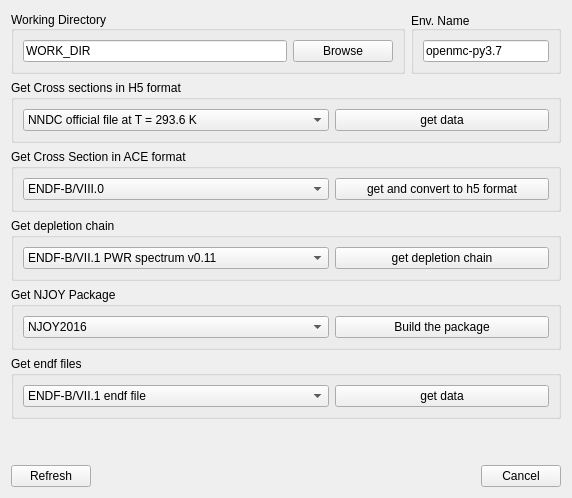
         <widget class="QWidget" name="tab_get_XS">
          <attribute name="title">
           <string>Get Cross Sections</string>
          </attribute>
          <layout class="QGridLayout" name="gridLayout_36">
           <item row="0" column="0">
            <layout class="QGridLayout" name="gridLayout_6">
             <item row="0" column="0">
              <layout class="QHBoxLayout" name="horizontalLayout">
               <item>
                <widget class="QGroupBox" name="gB_WorkDir_XS">
                 <property name="minimumSize">
                  <size>
                   <width>0</width>
                   <height>50</height>
                  </size>
                 </property>
                 <property name="maximumSize">
                  <size>
                   <width>16777215</width>
                   <height>80</height>
                  </size>
                 </property>
                 <property name="title">
                  <string>Working Directory</string>
                 </property>
                 <property name="alignment">
                  <set>Qt::AlignLeading|Qt::AlignLeft|Qt::AlignVCenter</set>
                 </property>
                 <layout class="QGridLayout" name="gridLayout_38">
                  <item row="0" column="0">
                   <widget class="QLineEdit" name="WORKDIR_XS">
                    <property name="minimumSize">
                     <size>
                      <width>100</width>
                      <height>0</height>
                     </size>
                    </property>
                    <property name="maximumSize">
                     <size>
                      <width>306</width>
                      <height>16777215</height>
                     </size>
                    </property>
                    <property name="toolTip">
                     <string>&lt;html&gt;&lt;head/&gt;&lt;body&gt;&lt;p&gt;Directory where OpenMC scripts, libraries and binaries will be installed&lt;/p&gt;&lt;/body&gt;&lt;/html&gt;</string>
                    </property>
                    <property name="whatsThis">
                     <string>&lt;html&gt;&lt;head/&gt;&lt;body&gt;&lt;p&gt;Directory where OpenMC will be insstalled if Install in Conda and Install Editable are disabled. Otherwise it is not used and readonly&lt;/p&gt;&lt;/body&gt;&lt;/html&gt;</string>
                    </property>
                    <property name="text">
                     <string>WORK_DIR</string>
                    </property>
                    <property name="echoMode">
                     <enum>QLineEdit::Normal</enum>
                    </property>
                   </widget>
                  </item>
                  <item row="0" column="1">
                   <widget class="QPushButton" name="pB_Browse_XS">
                    <property name="minimumSize">
                     <size>
                      <width>100</width>
                      <height>0</height>
                     </size>
                    </property>
                    <property name="text">
                     <string>Browse</string>
                    </property>
                   </widget>
                  </item>
                 </layout>
                </widget>
               </item>
               <item>
                <widget class="QGroupBox" name="groupBox_13">
                 <property name="minimumSize">
                  <size>
                   <width>0</width>
                   <height>50</height>
                  </size>
                 </property>
                 <property name="maximumSize">
                  <size>
                   <width>150</width>
                   <height>80</height>
                  </size>
                 </property>
                 <property name="title">
                  <string>Env. Name</string>
                 </property>
                 <property name="alignment">
                  <set>Qt::AlignBottom|Qt::AlignLeading|Qt::AlignLeft</set>
                 </property>
                 <layout class="QGridLayout" name="gridLayout_37">
                  <item row="0" column="0">
                   <widget class="QLineEdit" name="Env_Name_XS">
                    <property name="text">
                     <string>openmc-py3.7</string>
                    </property>
                   </widget>
                  </item>
                 </layout>
                </widget>
               </item>
              </layout>
             </item>
             <item row="1" column="0">
              <layout class="QGridLayout" name="gridLayout_40">
               <item row="0" column="0">
                <widget class="QGroupBox" name="gB_XS_ACE_2">
                 <property name="minimumSize">
                  <size>
                   <width>550</width>
                   <height>50</height>
                  </size>
                 </property>
                 <property name="maximumSize">
                  <size>
                   <width>1000</width>
                   <height>80</height>
                  </size>
                 </property>
                 <property name="title">
                  <string>Get Cross sections in H5 format</string>
                 </property>
                 <layout class="QGridLayout" name="gridLayout_39">
                  <item row="0" column="0">
                   <widget class="QComboBox" name="XS_Eval_H5_cB">
                    <property name="minimumSize">
                     <size>
                      <width>306</width>
                      <height>0</height>
                     </size>
                    </property>
                    <property name="maximumSize">
                     <size>
                      <width>306</width>
                      <height>16777215</height>
                     </size>
                    </property>
                    <item>
                     <property name="text">
                      <string>NNDC official file at T = 293.6 K</string>
                     </property>
                    </item>
                    <item>
                     <property name="text">
                      <string>ENDF-B/VIII.0 official file at T = 250 K, 293.6 K, 600 K, 900 K, 1200 K, and 2500 K</string>
                     </property>
                    </item>
                    <item>
                     <property name="text">
                      <string>ENDF-B/VII.1 official file at T = 250 K, 293.6 K, 600 K, 900 K, 1200 K, and 2500 K</string>
                     </property>
                    </item>
                    <item>
                     <property name="text">
                      <string>JEFF-3.3 official file at T = 250 K, 293.6 K, 600 K, 900 K, 1200 K, and 2500 K</string>
                     </property>
                    </item>
                    <item>
                     <property name="text">
                      <string>MCNP_ENDF-B/VIII.0 at T = 0.1 K, 250 K, 293.6 K, 600 K, 900 K, 1200 K, and 2500 K</string>
                     </property>
                    </item>
                    <item>
                     <property name="text">
                      <string>MCNP_ENDF-B/VII.1 at T = 0.1 K, 250 K, 293.6 K, 600 K, 900 K, 1200 K, and 2500 K</string>
                     </property>
                    </item>
                    <item>
                     <property name="text">
                      <string>MCNP_ENDF-B/VII.0 at T = 293.6 K, 600 K, 900 K, 1200 K, and 2500 K</string>
                     </property>
                    </item>
                    <item>
                     <property name="text">
                      <string>ACE2H5_JEFF-3.3 converted to H5 file at T = 293.6 K, 600 K, 900 K, 1200 K, 1500 K, and 1800 K</string>
                     </property>
                    </item>
                    <item>
                     <property name="text">
                      <string>ACE2H5_JEFF-3.2 converted to H5 file at T = 293.6 K, 600 K, 900 K, 1200 K, 1500 K, and 1800 K</string>
                     </property>
                    </item>
                   </widget>
                  </item>
                  <item row="0" column="1">
                   <widget class="QPushButton" name="pB_get_XS_H5">
                    <property name="minimumSize">
                     <size>
                      <width>200</width>
                      <height>0</height>
                     </size>
                    </property>
                    <property name="text">
                     <string>get data</string>
                    </property>
                   </widget>
                  </item>
                 </layout>
                </widget>
               </item>
              </layout>
             </item>
             <item row="2" column="0">
              <layout class="QHBoxLayout" name="horizontalLayout_7">
               <item>
                <widget class="QGroupBox" name="gB_XS_ACE">
                 <property name="minimumSize">
                  <size>
                   <width>550</width>
                   <height>50</height>
                  </size>
                 </property>
                 <property name="maximumSize">
                  <size>
                   <width>1000</width>
                   <height>80</height>
                  </size>
                 </property>
                 <property name="title">
                  <string>Get Cross Section in ACE format</string>
                 </property>
                 <layout class="QGridLayout" name="gridLayout_41">
                  <item row="0" column="0">
                   <widget class="QComboBox" name="XS_eval_ACE_cB">
                    <property name="minimumSize">
                     <size>
                      <width>306</width>
                      <height>0</height>
                     </size>
                    </property>
                    <property name="maximumSize">
                     <size>
                      <width>306</width>
                      <height>16777215</height>
                     </size>
                    </property>
                    <item>
                     <property name="text">
                      <string>ENDF-B/VIII.0</string>
                     </property>
                    </item>
                    <item>
                     <property name="text">
                      <string>ENDF-B/VII.1 T=293.6K</string>
                     </property>
                    </item>
                    <item>
                     <property name="text">
                      <string>ENDF-B/VII.1 T=300K</string>
                     </property>
                    </item>
                    <item>
                     <property name="text">
                      <string>JEFF-3.3 T=293K</string>
                     </property>
                    </item>
                    <item>
                     <property name="text">
                      <string>JEFF-3.3 T=600K</string>
                     </property>
                    </item>
                    <item>
                     <property name="text">
                      <string>JEFF-3.3 T=900K</string>
                     </property>
                    </item>
                    <item>
                     <property name="text">
                      <string>JEFF-3.3 T=1200K</string>
                     </property>
                    </item>
                    <item>
                     <property name="text">
                      <string>JEFF-3.3 T=1500K</string>
                     </property>
                    </item>
                    <item>
                     <property name="text">
                      <string>JEFF-3.3 T=1800K</string>
                     </property>
                    </item>
                    <item>
                     <property name="text">
                      <string>JEFF-3.3 TSL S(a,b) matrix</string>
                     </property>
                    </item>
                   </widget>
                  </item>
                  <item row="0" column="1">
                   <widget class="QPushButton" name="pB_get_XS_ACE">
                    <property name="minimumSize">
                     <size>
                      <width>200</width>
                      <height>0</height>
                     </size>
                    </property>
                    <property name="text">
                     <string>get and convert to h5 format</string>
                    </property>
                   </widget>
                  </item>
                 </layout>
                </widget>
               </item>
              </layout>
             </item>
             <item row="3" column="0">
              <layout class="QHBoxLayout" name="horizontalLayout_17">
               <item>
                <widget class="QGroupBox" name="gB_XS_deplete">
                 <property name="minimumSize">
                  <size>
                   <width>550</width>
                   <height>50</height>
                  </size>
                 </property>
                 <property name="maximumSize">
                  <size>
                   <width>1000</width>
                   <height>80</height>
                  </size>
                 </property>
                 <property name="title">
                  <string>Get depletion chain</string>
                 </property>
                 <layout class="QGridLayout" name="gridLayout_42">
                  <item row="0" column="0">
                   <widget class="QComboBox" name="depletion_chain_cB">
                    <property name="minimumSize">
                     <size>
                      <width>306</width>
                      <height>0</height>
                     </size>
                    </property>
                    <property name="maximumSize">
                     <size>
                      <width>306</width>
                      <height>16777215</height>
                     </size>
                    </property>
                    <item>
                     <property name="text">
                      <string>ENDF-B/VII.1 PWR spectrum v0.11</string>
                     </property>
                    </item>
                    <item>
                     <property name="text">
                      <string>ENDF-B/VII.1 PWR spectrum v0.12</string>
                     </property>
                    </item>
                    <item>
                     <property name="text">
                      <string>ENDF-B/VII.1 fast spectrum v0.11</string>
                     </property>
                    </item>
                    <item>
                     <property name="text">
                      <string>ENDF-B/VII.1 fast spectrum v0.12</string>
                     </property>
                    </item>
                    <item>
                     <property name="text">
                      <string>Simplified chain PWR spectrum v0.11</string>
                     </property>
                    </item>
                    <item>
                     <property name="text">
                      <string>Simplified chain PWR spectrum v0.12</string>
                     </property>
                    </item>
                    <item>
                     <property name="text">
                      <string>Simplified chain fast spectrum v0.11</string>
                     </property>
                    </item>
                    <item>
                     <property name="text">
                      <string>Simplified chain fast spectrum v0.12</string>
                     </property>
                    </item>
                   </widget>
                  </item>
                  <item row="0" column="1">
                   <widget class="QPushButton" name="pB_get_depl_chain">
                    <property name="minimumSize">
                     <size>
                      <width>200</width>
                      <height>0</height>
                     </size>
                    </property>
                    <property name="text">
                     <string>get depletion chain</string>
                    </property>
                   </widget>
                  </item>
                 </layout>
                </widget>
               </item>
              </layout>
             </item>
             <item row="4" column="0">
              <layout class="QHBoxLayout" name="horizontalLayout_13">
               <item>
                <widget class="QGroupBox" name="gB_get_NJOY_2">
                 <property name="minimumSize">
                  <size>
                   <width>550</width>
                   <height>0</height>
                  </size>
                 </property>
                 <property name="maximumSize">
                  <size>
                   <width>1000</width>
                   <height>80</height>
                  </size>
                 </property>
                 <property name="title">
                  <string>Get NJOY Package</string>
                 </property>
                 <layout class="QGridLayout" name="gridLayout_43">
                  <item row="0" column="0">
                   <widget class="QComboBox" name="get_NJOY_cB">
                    <property name="minimumSize">
                     <size>
                      <width>306</width>
                      <height>0</height>
                     </size>
                    </property>
                    <property name="maximumSize">
                     <size>
                      <width>306</width>
                      <height>16777215</height>
                     </size>
                    </property>
                    <item>
                     <property name="text">
                      <string>NJOY2016</string>
                     </property>
                    </item>
                    <item>
                     <property name="text">
                      <string>NJOY21</string>
                     </property>
                    </item>
                   </widget>
                  </item>
                  <item row="0" column="1">
                   <widget class="QPushButton" name="pB_get_build_NJOY">
                    <property name="minimumSize">
                     <size>
                      <width>200</width>
                      <height>0</height>
                     </size>
                    </property>
                    <property name="text">
                     <string>Build the package</string>
                    </property>
                   </widget>
                  </item>
                 </layout>
                </widget>
               </item>
              </layout>
             </item>
             <item row="5" column="0">
              <layout class="QHBoxLayout" name="horizontalLayout_16">
               <item>
                <widget class="QGroupBox" name="gB_get_NJOY">
                 <property name="minimumSize">
                  <size>
                   <width>550</width>
                   <height>0</height>
                  </size>
                 </property>
                 <property name="maximumSize">
                  <size>
                   <width>1000</width>
                   <height>80</height>
                  </size>
                 </property>
                 <property name="title">
                  <string>Get endf files</string>
                 </property>
                 <layout class="QGridLayout" name="gridLayout_44">
                  <item row="0" column="0">
                   <widget class="QComboBox" name="get_ENDF_FILE_cB">
                    <property name="minimumSize">
                     <size>
                      <width>306</width>
                      <height>0</height>
                     </size>
                    </property>
                    <property name="maximumSize">
                     <size>
                      <width>306</width>
                      <height>16777215</height>
                     </size>
                    </property>
                    <item>
                     <property name="text">
                      <string>ENDF-B/VII.1 endf file</string>
                     </property>
                    </item>
                   </widget>
                  </item>
                  <item row="0" column="1">
                   <widget class="QPushButton" name="pB_get_endf_file">
                    <property name="minimumSize">
                     <size>
                      <width>200</width>
                      <height>0</height>
                     </size>
                    </property>
                    <property name="text">
                     <string>get data</string>
                    </property>
                   </widget>
                  </item>
                 </layout>
                </widget>
               </item>
              </layout>
             </item>
            </layout>
           </item>
           <item row="2" column="0">
            <layout class="QHBoxLayout" name="horizontalLayout_14">
             <item>
              <widget class="QPushButton" name="pB_Refresh_XS">
               <property name="text">
                <string>Refresh</string>
               </property>
              </widget>
             </item>
             <item>
              <spacer name="horizontalSpacer_14">
               <property name="orientation">
                <enum>Qt::Horizontal</enum>
               </property>
               <property name="sizeHint" stdset="0">
                <size>
                 <width>42</width>
                 <height>20</height>
                </size>
               </property>
              </spacer>
             </item>
             <item>
              <widget class="QPushButton" name="pB_Cancel_XS">
               <property name="text">
                <string>Cancel</string>
               </property>
              </widget>
             </item>
            </layout>
           </item>
           <item row="1" column="0">
            <spacer name="verticalSpacer_2">
             <property name="orientation">
              <enum>Qt::Vertical</enum>
             </property>
             <property name="sizeHint" stdset="0">
              <size>
               <width>20</width>
               <height>40</height>
              </size>
             </property>
            </spacer>
           </item>
          </layout>
         </widget>
